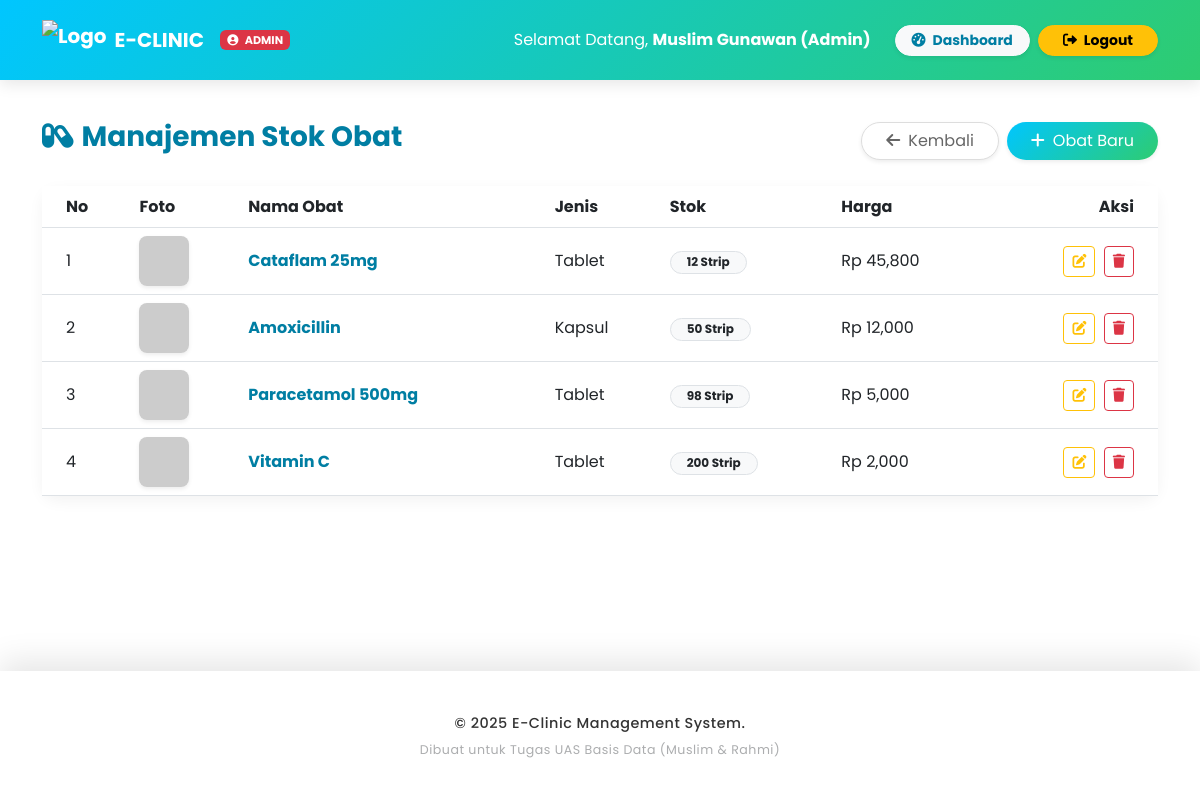
The app's page /Apoteker/obat.php (signed in), older data.
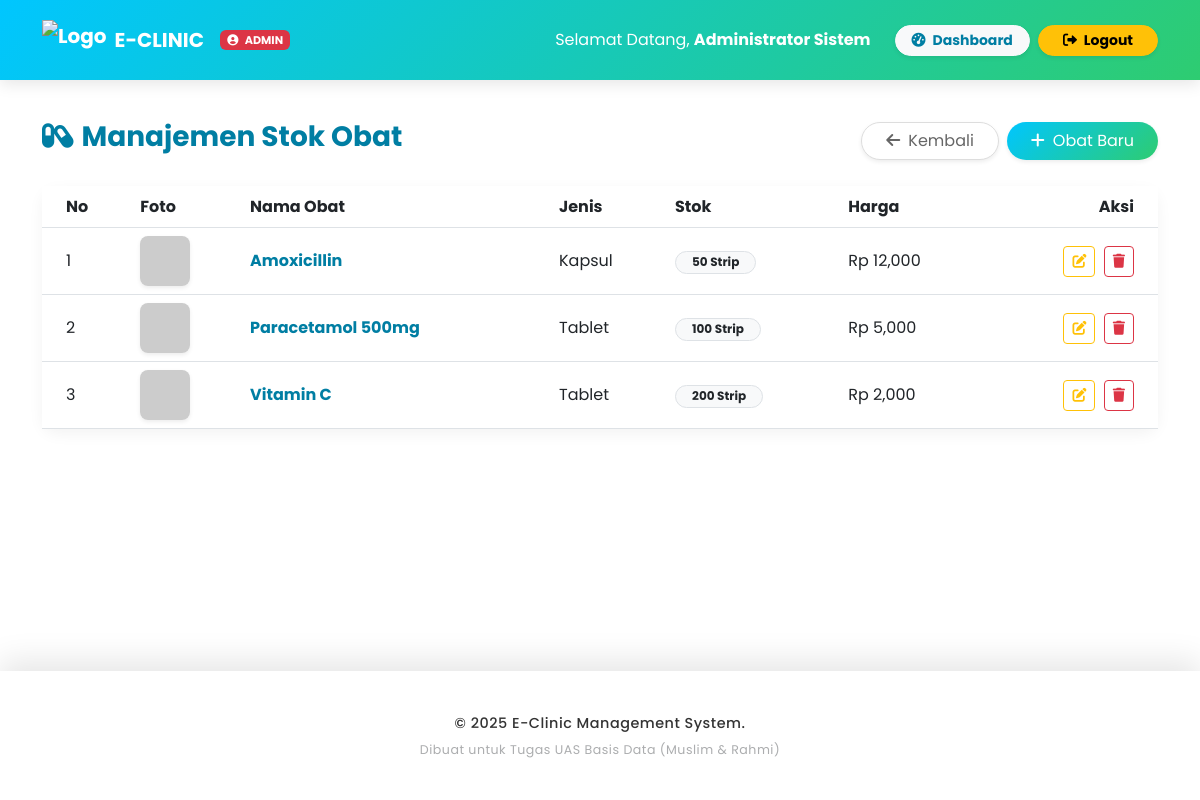
The same page, newer data.
### tables this page shows
CREATE TABLE `obat` (
  `id_obat` int(11) NOT NULL AUTO_INCREMENT,
  `nama_obat` varchar(100) NOT NULL,
  `jenis` varchar(50) DEFAULT NULL,
  `stok` int(11) DEFAULT 0,
  `harga` decimal(10,2) DEFAULT 0.00,
  `satuan` varchar(20) DEFAULT NULL,
  PRIMARY KEY (`id_obat`)
);

### Apoteker/obat.php (the view, shortened to what the changed rows need)
<?php
$path_prefix = '../';
include $path_prefix . 'layout/header.php';
?>
<div class="container mb-5">
    <div class="card glass-card">
        <div class="table-responsive">
            <table class="table table-hover align-middle mb-0">
                <thead class="bg-transparent">
                    <tr>
                        <th class="ps-4">No</th>
                        <th>Foto</th>
                        <th>Nama Obat</th>
                        <th>Jenis</th>
                        <th>Stok</th>
                        <th>Harga</th>
                        <th class="text-end pe-4">Aksi</th>
                    </tr>
                </thead>
                <tbody>
                    <?php
                    $no=1;
                    $q = mysqli_query($conn, "SELECT * FROM obat ORDER BY stok ASC");
                    while($r = mysqli_fetch_assoc($q)):
                        $stok_class = ($r['stok'] < 10) ? 'bg-danger text-white' : 'bg-light text-dark border';
                        $foto_path = !empty($r['foto']) ? '../assets/img/obat/'.$r['foto'] : '../assets/img/obat/default.png';
                    ?>
                    <tr>
                        <td class="ps-4" data-label="No"><?= $no++ ?></td>
                        <td data-label="Foto">
                            <img src="<?= $foto_path ?>" class="rounded-3 shadow-sm" width="50" height="50" style="object-fit: cover;" onerror="this.onerror=null; this.src='https://via.placeholder.com/50?text=No+Img'">
                        </td>
                        <td class="fw-bold text-primary" data-label="Nama Obat"><?= $r['nama_obat'] ?></td>
                        <td data-label="Jenis"><?= $r['jenis'] ?></td>
                        <td data-label="Stok">
                            <span class="badge <?= $stok_class ?> rounded-pill px-3">
                                <?= $r['stok'] ?> <?= $r['satuan'] ?>
                            </span>
                        </td>
                        <td data-label="Harga">Rp <?= number_format($r['harga']) ?></td>
                        <td class="text-end pe-4" data-label="Aksi">
                            <button class="btn btn-sm btn-outline-warning me-1" data-bs-toggle="modal" data-bs-target="#modalEdit<?= $r['id_obat'] ?>">
                                <i class="fas fa-edit"></i>
                            </button>
                            <a href="?del=<?= $r['id_obat'] ?>" class="btn btn-sm btn-outline-danger" onclick="return confirm('Hapus obat ini?')">
                                <i class="fas fa-trash"></i>
                            </a>
                        </td>
                    </tr>
                    <?php endwhile; ?>
                </tbody>
            </table>
        </div>
    </div>
</div>
<?php include $path_prefix . 'layout/footer.php'; ?>

### Layout/header.php (shortened to what the changed rows need)
<?php
$path = isset($path_prefix) ? $path_prefix : '';
?>
<!DOCTYPE html>
<html lang="id">
<head>
    <link href="https://cdn.jsdelivr.net/npm/bootstrap@5.3.0/dist/css/bootstrap.min.css" rel="stylesheet">
    <link href="<?= $path ?>assets/css/style.css" rel="stylesheet">
    <link rel="stylesheet" href="https://cdnjs.cloudflare.com/ajax/libs/font-awesome/6.0.0/css/all.min.css">
</head>
<body>
<nav class="navbar navbar-expand-lg navbar-dark fixed-top" id="mainNavbar">
  <div class="container">
    <div class="collapse navbar-collapse" id="navbarNav">
      <ul class="navbar-nav ms-auto align-items-center">
        <?php if (isset($_SESSION['login'])): ?>
            <li class="nav-item me-3">
                <span class="nav-link text-white">
                    Selamat Datang, <strong><?= $_SESSION['nama'] ?></strong>
                </span>
            </li>
            <li class="nav-item me-2">
                <a class="btn btn-light btn-sm fw-bold px-3 rounded-pill shadow-sm text-primary" href="<?= $path . $_SESSION['role'] ?>/">
                    <i class="fas fa-tachometer-alt me-1"></i> Dashboard
                </a>
            </li>
            <li class="nav-item">
                <a class="btn btn-warning btn-sm fw-bold px-4 rounded-pill shadow-sm" href="<?= $path ?>auth/logout.php">
                    <i class="fas fa-sign-out-alt me-1"></i> Logout
                </a>
            </li>
        <?php endif; ?>
      </ul>
    </div>
  </div>
</nav>

Row changes from the older to the newer data that the page shows:
removed obat: nama_obat "Cataflam 25mg", jenis "Tablet", stok "12", satuan "Strip", harga "45,800"
changed obat "Paracetamol 500mg": stok "98" → "100"
Text that changed along with them:
$_SESSION['nama']: "Muslim Gunawan (Admin)" → "Administrator Sistem"
